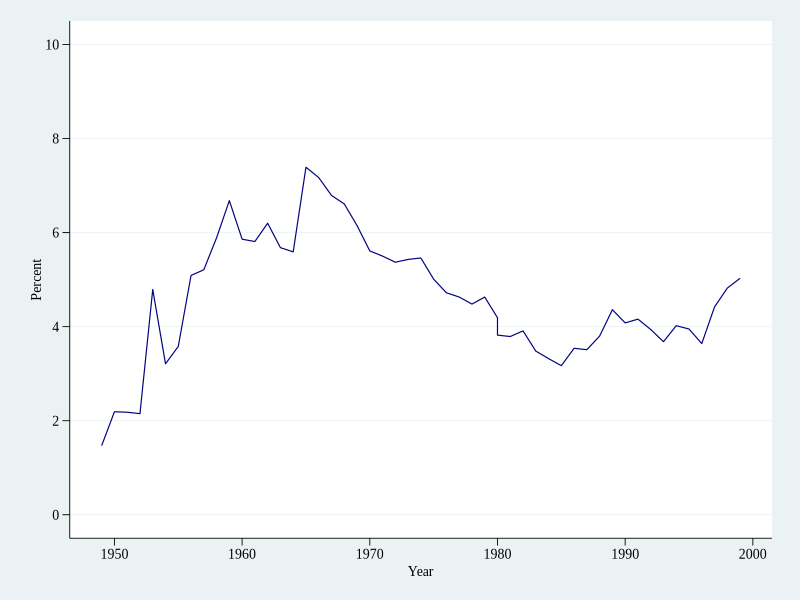
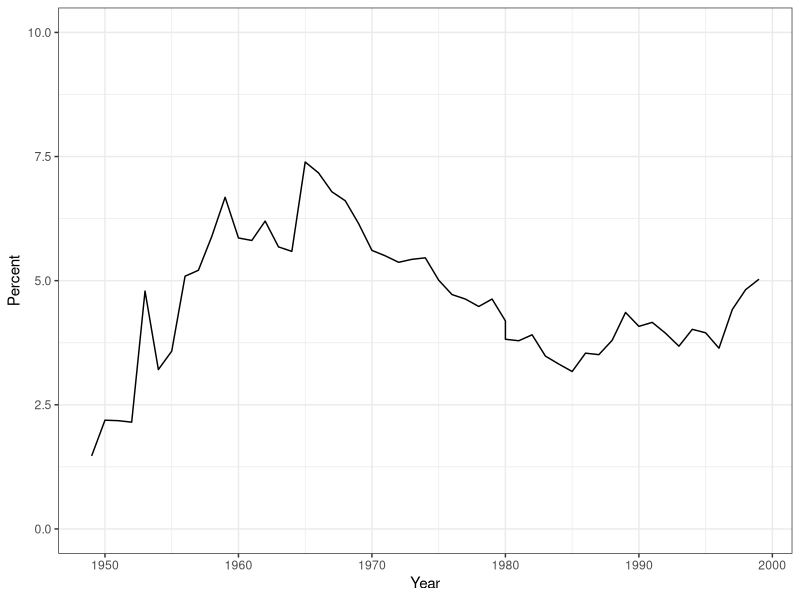
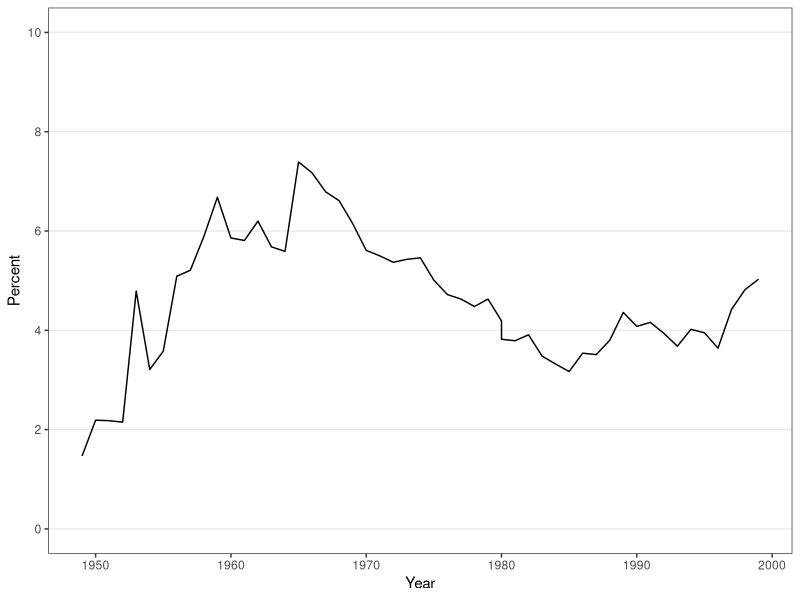
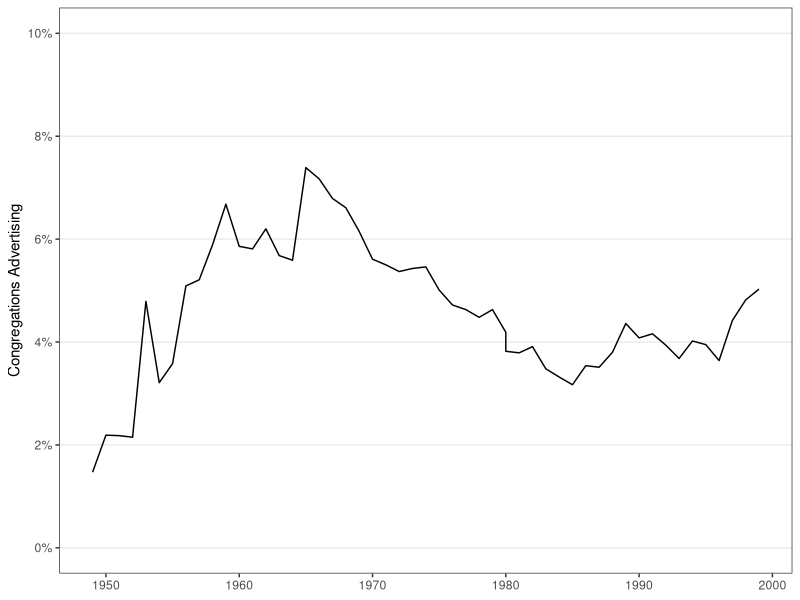
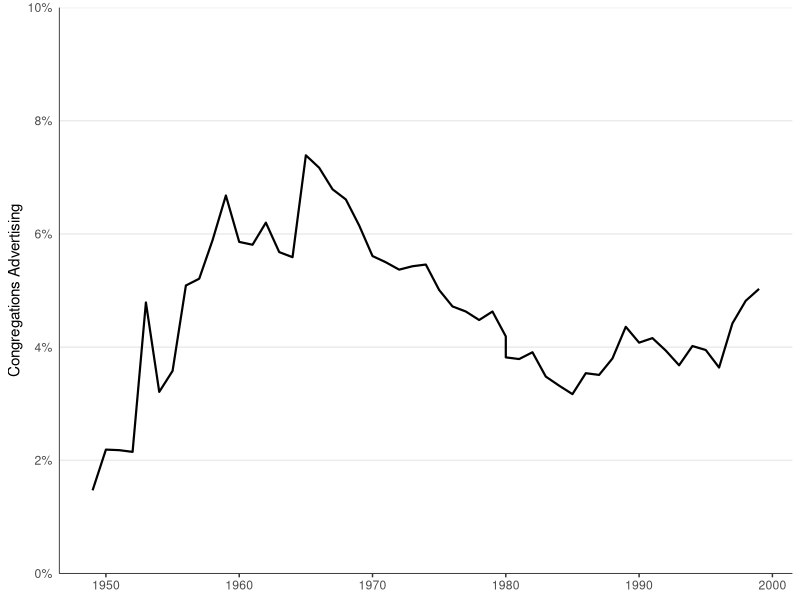
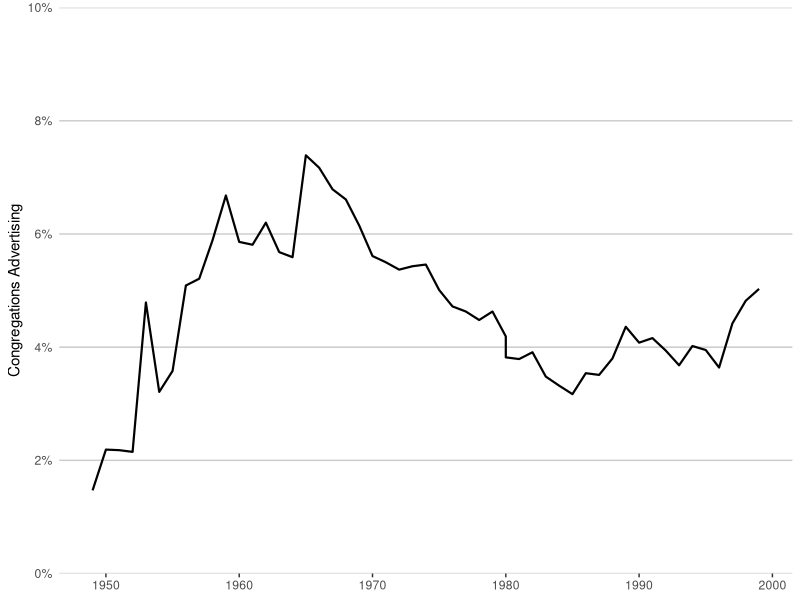
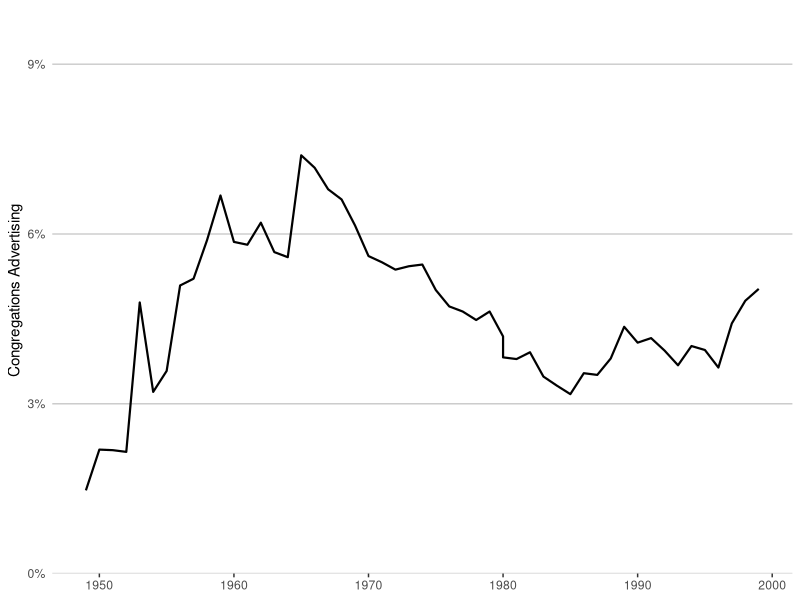
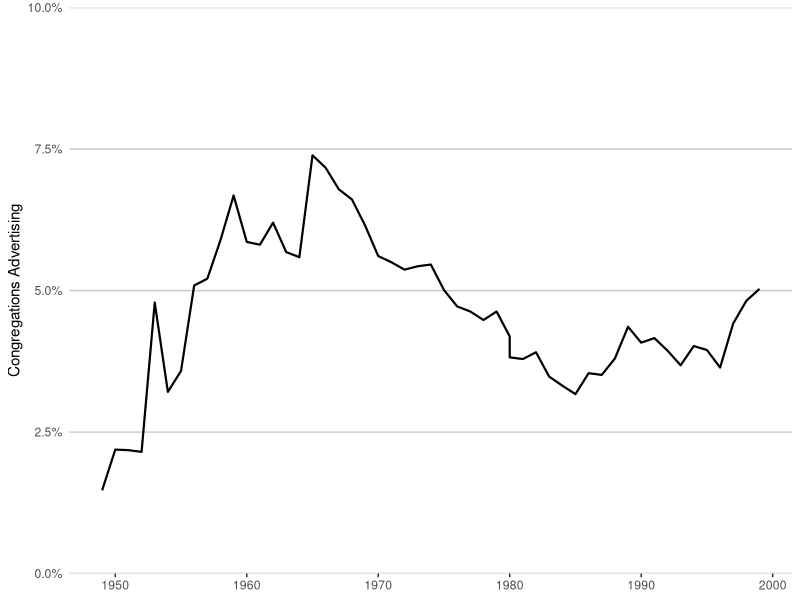

Source code (R) for these figures, in order:
## ---- chunk 1
knitr::opts_chunk$set(echo = TRUE, message=FALSE, warning=FALSE)
## ---- chunk 2
library(tidyverse)
library(ggthemes)
library(readxl)
library(ggbeeswarm)
library(ggpubr)
## ---- chunk 3
save_plots <- FALSE
## ---- chunk 4
congregations <- read_csv("lineplot.csv")
## ---- chunk 5
congregations %>%
  ggplot(aes(x=year, y=percent)) +
  geom_line(col="navyblue", linewidth=.4) + 
  scale_y_continuous(limits=c(0, 10),
                     breaks=seq(0,10,2)) +
  labs(y="Percent", 
       x="Year") +
  theme_stata() +
  theme(text = element_text(family="Times New Roman"),
        axis.text.y = element_text(angle=0),
        line = element_line(linewidth=.3))
## ---- chunk 6
congregations %>%
  ggplot(aes(x=year, y=percent)) +
  geom_line() +
  scale_y_continuous(limits=c(0,10)) +
  labs(y="Percent", 
       x="Year") +
  theme_bw()

if (save_plots) ggsave("line_rdefault.png", width=6, height=4)
## ---- chunk 7
p1_base <- congregations %>%
  ggplot(aes(x=year, y=percent)) +
  geom_line() +
  scale_y_continuous(limits=c(0,10),
                     breaks=seq(0,10,2)) +
  labs(y="Percent", 
       x="Year") +
  theme_bw() +
  theme(panel.grid.minor = element_blank(),
        panel.grid.major.x = element_blank())

p1_base

if (save_plots) ggsave(p1_base, filename="line1.png", width=6, height=4)
## ---- chunk 8
# start with the plot above and make some changes
p1_labels <- p1_base +
  scale_y_continuous(limits=c(0,10),
                     breaks=seq(0,10,2),
                     labels=scales::label_percent(scale = 1)) +
  labs(y="Congregations Advertising",
       x=NULL)

p1_labels
if (save_plots) ggsave(p1_labels, filename="line2.png", width=6, height=4)
## ---- chunk 9
p1_lines <- congregations %>%
  ggplot(aes(x=year, y=percent)) +
  # thicken the data line a bit
  geom_line(linewidth=0.75) +
  scale_y_continuous(limits=c(0,10),
                     breaks=seq(0,10,2),
                     labels=scales::label_percent(scale = 1),
                     # remove spacing at bottom
                     expand = c(0, NA)) +
  labs(y="Congregations Advertising",
       x=NULL) +
  theme_bw() +
  theme(panel.grid.minor = element_blank(),
        panel.grid.major.x = element_blank(),
        # remove borders
        panel.border = element_blank(),
        # remove tick marks separate from grid
        axis.ticks.y = element_blank())

p1_lines +
  theme(axis.line.y.left = element_line(linewidth=.25),
        axis.line.x.bottom = element_line(linewidth=.25))

if (save_plots) ggsave(filename="line3.png", width=6, height=4)

p1_lines +
  theme(panel.grid.major.y = element_line(color="gray80"))

if (save_plots) ggsave(filename="line4.png", width=6, height=4)

p1_lines +
  scale_y_continuous(limits=c(0,10),
                     breaks=seq(0,9,3),
                     labels=scales::label_percent(scale = 1),
                     expand = c(0, NA)) +
  theme(panel.grid.major.y = element_line(color="gray80"))

if (save_plots) ggsave(filename="line4b.png", width=6, height=4)

p1_lines +
  scale_y_continuous(limits=c(0,10),
                     breaks=seq(0,10,2.5),
                     labels=scales::label_percent(scale = 1),
                     expand = c(0, NA)) +
  theme(panel.grid.major.y = element_line(color="gray80"))

if (save_plots) ggsave(filename="line4c.png", width=6, height=4)



# reverse the grid lines
p1_lines +
  theme(panel.grid.minor = element_blank(),
        panel.grid.major.y = element_blank(),
        panel.grid.major.x = element_line(color="gray80"),
        axis.ticks.y = element_line(),
        axis.ticks.x = element_blank(),
        axis.line.y.left = element_line(linewidth=.25))

if (save_plots) ggsave(filename="line5.png", width=6, height=4)
## ---- chunk 10
p1_limits <- congregations %>%
  ggplot(aes(x=year, y=percent)) +
  geom_line(linewidth=0.75) +
  scale_y_continuous(limits=c(0, 10),
                     breaks=seq(0,10,2),
                     labels=scales::label_percent(scale = 1),
                     expand = c(0, NA)) +
  labs(y="Congregations Advertising",
       x=NULL) +
  theme_bw() +
  theme(panel.grid.minor = element_blank(),
        panel.grid.major.x = element_blank(),
        panel.border = element_blank(),
        axis.ticks.y = element_blank(),
        axis.line.y.left = element_line(linewidth=.4),
        axis.line.x.bottom = element_line(linewidth=.4))

p1_limits
if (save_plots) ggsave(filename="line6a.png", width=6, height=4)
## ---- chunk 11
p1_limits + 
  scale_y_continuous(limits=c(0, 8),
                     breaks=seq(0,10,2),
                     labels=scales::label_percent(scale = 1),
                     expand = c(0, NA))
  
if (save_plots) ggsave(filename="line6b.png", width=6, height=3.5)

if (save_plots) ggsave(filename="line6c.png", width=6, height=3)
  
if (save_plots) ggsave(filename="line6d.png", width=6, height=2.5)
  
if (save_plots) ggsave(filename="line6e.png", width=6, height=5)
## ---- chunk 12
congregations %>%
  ggplot(aes(x=year, y=percent)) +
  geom_line(linewidth=0.75) +
  scale_y_continuous(limits=c(0, 8),
                     breaks=seq(0,10,2),
                     labels=scales::label_percent(scale = 1),
                     expand = c(0, NA)) +
  labs(y="Congregations Advertising",
       x=NULL) +
  theme_bw() +
  theme(panel.grid.minor = element_blank(),
        panel.grid.major.x = element_blank(),
        panel.border = element_blank(),
        axis.ticks.y = element_blank(),
        axis.line.y.left = element_line(linewidth=.4),
        axis.line.x.bottom = element_line(linewidth=.4))

if (save_plots) ggsave(filename="line7a.png", width=6*.8, height=3.5*.8)
if (save_plots) ggsave(filename="line7b.png", width=6*.6, height=3.5*.6)
## ---- chunk 13
congregations %>%
  ggplot(aes(x=year, y=percent)) +
  geom_line(linewidth=0.75) +
  scale_y_continuous(limits=c(0, 8),
                     breaks=seq(0,10,2),
                     labels=scales::label_percent(scale = 1),
                     expand = c(0, NA)) +
  labs(y="Congregations Advertising",
       x=NULL) +
  theme_bw() +
  theme(panel.grid.minor = element_blank(),
        panel.grid.major.x = element_blank(),
        panel.border = element_blank(),
        axis.ticks.y = element_blank(),
        axis.line.y.left = element_line(linewidth=.4),
        axis.line.x.bottom = element_line(linewidth=.4),
        axis.title.y = element_text(size=10, color="gray40",
                                    margin=margin(r=10, unit="pt")),
        axis.text = element_text(size=10, color="gray40"))

if (save_plots) ggsave(filename="line8.png", width=6*.7, height=3.5*.7)
## ---- chunk 14
congregations %>%
  ggplot(aes(x=year, y=percent)) +
  geom_line(linewidth=0.5) +
  geom_point(size=.75) +
  scale_y_continuous(limits=c(0, 8),
                     breaks=seq(0,10,2),
                     labels=scales::label_percent(scale = 1),
                     expand = c(0, NA)) +
  labs(y="Congregations Advertising",
       x=NULL) +
  theme_bw() +
  theme(panel.grid.minor = element_blank(),
        panel.grid.major.x = element_blank(),
        panel.border = element_blank(),
        axis.ticks.y = element_blank(),
        axis.line.y.left = element_line(linewidth=.4),
        axis.line.x.bottom = element_line(linewidth=.4),
        axis.title.y = element_text(size=10, color="gray40",
                                    margin=margin(r=10, unit="pt")),
        axis.text = element_text(size=10, color="gray40"))

if (save_plots) ggsave(filename="line9a.png", width=6*.7, height=3.5*.7)
## ---- chunk 15
congregations %>%
  ggplot(aes(x=year, y=percent)) +
  geom_area(linewidth=0.75, fill="gray60") +
  scale_y_continuous(limits=c(0, 8),
                     breaks=seq(0,10,2),
                     labels=scales::label_percent(scale = 1),
                     expand = c(0, NA)) +
  labs(y="Congregations Advertising",
       x=NULL) +
  theme_bw() +
  theme(panel.grid.minor = element_blank(),
        panel.grid.major.x = element_blank(),
        panel.border = element_blank(),
        axis.ticks.y = element_blank(),
        axis.line.y.left = element_line(linewidth=.4),
        axis.line.x.bottom = element_line(linewidth=.4),
        axis.title.y = element_text(size=10, color="gray40",
                                    margin=margin(r=10, unit="pt")),
        axis.text = element_text(size=10, color="gray40"))

if (save_plots) ggsave(filename="line9b.png", width=6*.7, height=3.5*.7)
## ---- chunk 16
congregations %>%
  ggplot(aes(x=year, y=percent)) +
  geom_smooth(linewidth=0.75, color="gray70", se=FALSE) +
  geom_point(size=1) +
  scale_y_continuous(limits=c(0, 8),
                     breaks=seq(0,10,2),
                     labels=scales::label_percent(scale = 1),
                     expand = c(0, NA)) +
  labs(y="Congregations Advertising",
       x=NULL) +
  theme_bw() +
  theme(panel.grid.minor = element_blank(),
        panel.grid.major.x = element_blank(),
        panel.border = element_blank(),
        axis.ticks.y = element_blank(),
        axis.line.y.left = element_line(linewidth=.4),
        axis.line.x.bottom = element_line(linewidth=.4),
        axis.title.y = element_text(size=10, color="gray40",
                                    margin=margin(r=10, unit="pt")),
        axis.text = element_text(size=10, color="gray40"))

if (save_plots) ggsave(filename="line9c.png", width=6*.7, height=3.5*.7)
## ---- chunk 17
congregations %>%
  ggplot(aes(x=year, y=percent)) +
  geom_bar(fill="gray60", width=1, stat="identity", color="gray60") +
  scale_y_continuous(limits=c(0, 8),
                     breaks=seq(0,10,2),
                     labels=scales::label_percent(scale = 1),
                     expand = c(0, NA)) +
  labs(y="Congregations Advertising",
       x=NULL) +
  theme_bw() +
  theme(panel.grid.minor = element_blank(),
        panel.grid.major.x = element_blank(),
        panel.border = element_blank(),
        axis.ticks.y = element_blank(),
        axis.line.y.left = element_line(linewidth=.4),
        axis.line.x.bottom = element_line(linewidth=.4),
        axis.title.y = element_text(size=10, color="gray40",
                                    margin=margin(r=10, unit="pt")),
        axis.text = element_text(size=10, color="gray40"))

if (save_plots) ggsave(filename="line9d.png", width=6*.7, height=3.5*.7)
## ---- chunk 18
embryos <- read_excel("allele_data.xlsx")
## ---- chunk 19
embryos %>%
  mutate(titre = factor(titre)) %>%
  ggplot(aes(x=titre, y=percent, shape=titre)) +
  geom_bar(stat="summary", fun=mean, color="gray10", fill=c("gray40", "gray70"),
           width=.6) +
  geom_errorbar(stat="summary", fun.data = mean_sd, width=.2) +
  geom_quasirandom(size=2, width=.2, varwidth = TRUE) + 
  stat_compare_means(comparisons=list(c(1, 2)), 
                     label.y=90, method="t.test", label="p.signif",
                     symnum.args = list(cutpoints = c(0, 0.05, Inf), 
                                        symbols = c("****", "P>0.05"))) +
  scale_y_continuous(limits=c(0,100),
                     breaks=seq(0,100,20),
                     expand=c(0,NA),
                     name="% Targeted") +
  scale_x_discrete(labels=c(bquote(1~"x"~10^9), bquote(1~"x"~10^10)),
                   name="VGC/ml") +
  scale_shape_manual(values=c(19, 15)) +
  theme_minimal() + 
  theme(legend.position = "none",
        panel.grid = element_blank(),
        axis.line = element_line(),
        axis.ticks = element_line(),
        text = element_text(size=12, color="gray10", face="bold"),
        axis.text = element_text(size=12, color="gray10"))

if (save_plots) ggsave("means1.png", width=2.25, height=3)
## ---- chunk 20
embryos %>%
  mutate(titre = factor(titre)) %>%
  ggplot(aes(x=titre, y=percent, shape=titre)) +
  geom_quasirandom(size=1.5, width=.2, varwidth = TRUE, color="gray") + 
  geom_boxplot(color="black", width=.3, fill=NA) +
  stat_compare_means(comparisons=list(c(1, 2)), 
                     label.y=90, method="t.test", label="p.signif",
                     symnum.args = list(cutpoints = c(0, 0.05, Inf), 
                                        symbols = c("****", "P>0.05"))) +
  scale_y_continuous(limits=c(0,100),
                     breaks=seq(0,100,20),
                     expand=c(0,NA),
                     name="% Targeted") +
  scale_x_discrete(labels=c(bquote(1~"x"~10^9), bquote(1~"x"~10^10)),
                   name="VGC/ml") +
  scale_shape_manual(values=c(19, 15)) +
  theme_minimal() + 
  theme(legend.position = "none",
        panel.grid = element_blank(),
        axis.line = element_line(),
        axis.ticks = element_line(),
        text = element_text(size=12, color="gray10", face="bold"),
        axis.text = element_text(size=12, color="gray10"))

if (save_plots) ggsave("means2.png", width=2.25, height=3)
## ---- chunk 21
means <- embryos %>%
  mutate(titre = factor(titre)) %>%
  group_by(titre) %>%
  summarize(mean_se(percent, mult=1.96))
embryos %>%
  mutate(titre = factor(titre)) %>%
  ggplot(aes(x=titre, y=percent)) +
  geom_quasirandom(size=1.5, width=.2, varwidth = TRUE, color="gray60") + 
  geom_pointrange(data=means, aes(x=titre, y=y, ymin=ymin, ymax=ymax), 
                  size=1, linewidth=.75, shape=15, color="red") +
  stat_compare_means(comparisons=list(c(1, 2)), 
                     label.y=90, method="t.test", label="p.signif",
                     symnum.args = list(cutpoints = c(0, 0.05, Inf), 
                                        symbols = c("****", "P>0.05"))) +
  scale_y_continuous(limits=c(0,100),
                     breaks=seq(0,100,20),
                     expand=c(0,NA),
                     name="% Targeted") +
  scale_x_discrete(labels=c(bquote(1~"x"~10^9), bquote(1~"x"~10^10)),
                   name="VGC/ml") +
  theme_minimal() + 
  theme(legend.position = "none",
        panel.grid = element_blank(),
        axis.line = element_line(),
        axis.ticks = element_line(),
        text = element_text(size=12, color="gray10", face="bold"),
        axis.text = element_text(size=12, color="gray10"))

if (save_plots) ggsave("means3.png", width=2.25, height=3)
## ---- chunk 22
means <- embryos %>%
  mutate(titre = factor(titre)) %>%
  group_by(titre) %>%
  summarize(mean_se(percent, mult=1.96))
embryos %>%
  mutate(titre = factor(titre)) %>%
  ggplot(aes(x=titre, y=percent)) +
  geom_quasirandom(size=1.5, width=.2, varwidth = TRUE, color="gray60") + 
  geom_pointrange(data=means, aes(x=titre, y=y, ymin=ymin, ymax=ymax), 
                  size=1, linewidth=.75, shape=15, color="red") +
  stat_compare_means(comparisons=list(c(1, 2)), 
                     label.y=90, method="t.test", label="p.signif",
                     symnum.args = list(cutpoints = c(0, 0.05, Inf), 
                                        symbols = c("****", "P>0.05"))) +
  scale_y_continuous(limits=c(0,100),
                     breaks=seq(0,100,20),
                     expand=expansion(add=c(3,0)),
                     name="% Targeted") +
  scale_x_discrete(labels=c(bquote(1~"x"~10^9), bquote(1~"x"~10^10)),
                   name="VGC/ml") +
  theme_minimal() + 
  theme(legend.position = "none",
        panel.grid = element_blank(),
        axis.line.y = element_line(),
        axis.ticks.y = element_line(),
        text = element_text(size=12, color="gray10", face="bold"),
        axis.text = element_text(size=12, color="gray10"))

if (save_plots) ggsave("means4.png", width=2.25, height=3)
## ---- chunk 23
means <- embryos %>%
  mutate(titre = factor(titre)) %>%
  group_by(titre) %>%
  summarize(mean_se(percent, mult=1.96))
embryos %>%
  mutate(titre = factor(titre)) %>%
  ggplot(aes(x=titre, y=percent)) +
  geom_beeswarm(cex=3, color="gray60", side=-1) + 
  geom_pointrange(data=means, aes(x=c(1.17, 2.17), y=y, ymin=ymin, ymax=ymax), 
                  size=.75, linewidth=.75, shape=15, color="red") +
    stat_compare_means(comparisons=list(c(1, 2)), 
                       label.y=85, method="t.test", label="p.signif",
                       size=3, 
                     symnum.args = list(cutpoints = c(0, 0.05, Inf), 
                                        symbols = c("****", "Mean Difference\np-value > 0.05"))) +
  scale_y_continuous(limits=c(0,100),
                     breaks=seq(0,100,20),
                     expand=expansion(add=c(3,0)),
                     labels=scales::label_percent(scale=1),
                     name="Per Embryo Knock-in Efficiency") +
  scale_x_discrete(labels=c(bquote(1~"x"~10^9), bquote(1~"x"~10^10)),
                   name="VGC/ml") +
  coord_cartesian(clip="off") +
  theme_minimal() + 
  theme(legend.position = "none",
        panel.grid = element_blank(),
        axis.line.y = element_line(linewidth=.3),
        axis.ticks.y = element_line(),
        text = element_text(size=10, color="gray10"),
        axis.text = element_text(size=10, color="gray10"))

if (save_plots) ggsave("means5.png", width=2.25, height=3)
## ---- chunk 24
means <- embryos %>%
  mutate(titre = factor(titre)) %>%
  group_by(titre) %>%
  summarize(mean_se(percent, mult=1.96))
embryos %>%
  mutate(titre = fct_rev(factor(titre))) %>%
  ggplot(aes(x=titre, y=percent)) +
  geom_beeswarm(cex=4, color="gray60", side=0) + 
  geom_pointrange(data=means, aes(x=c(1.75, .75), 
                                  y=y, ymin=ymin, ymax=ymax), 
                  size=.75, linewidth=.75, shape=15, color="red") +
    stat_compare_means(comparisons=list(c(1, 2)), label.y=85,
                       method="t.test", label="p.signif",
                       size=3, angle=0, hide.ns = TRUE) +
  annotate("text", x=1.5, y=92, label="Mean difference\np-value > 0.05",
           size=3, hjust=0) +
  scale_y_continuous(limits=c(0,100),
                     breaks=seq(0,100,20),
                     expand=c(0,NA),
                     labels=scales::label_percent(scale=1),
                     name="Per Embryo Knock-in Efficiency") +
  scale_x_discrete(labels=c(bquote(1~"x"~10^10), bquote(1~"x"~10^9)),
                   name="VGC/ml") +
  coord_flip(clip="off") +
  theme_minimal() + 
  theme(legend.position = "none",
        plot.margin = margin(l=.5,r=2,b=.2, unit="cm"),
        panel.grid = element_blank(),
        axis.line.x = element_line(linewidth=.3),
        axis.ticks.x = element_line(),
        text = element_text(size=10, color="gray10"),
        axis.text = element_text(size=10, color="gray10"),
        axis.text.y = element_text(hjust=0, margin=margin(r=8, unit="pt")),
        axis.title.x = element_text(vjust=0))

if (save_plots) ggsave("means6.png", width=4*1.25, height=1.75*1.25)
## ---- chunk 25
alleles <- read_excel("allele_data.xlsx", sheet=2)
## ---- chunk 26
alleles_wide <- pivot_wider(alleles, names_from=titre, values_from=percent,
                            names_prefix="c")
alleles %>%
  mutate(titre = factor(titre),
         allele = factor(allele, levels=c("GMAF", "GMAG", "GMAJ", "GMAN", 
                                          "GMAW", "GMAZ", "IRCG", "GMAL", "RLEB"))) %>%
  ggplot(aes(x=titre, y=percent, color=allele)) +
  geom_point() +
  geom_segment(data = alleles_wide, mapping=aes(x=1, xend=2, y=c9, yend=c10, color=allele)) +
  scale_x_discrete(labels=c(bquote(1~"x"~10^9), bquote(1~"x"~10^10)),
                   name="VGC/ml") +
  scale_y_continuous(limits = c(0,50), expand=c(0, NA),
                     name="% Targeted") +
  scale_color_manual(name=NULL, values=c("blue", "red", "green", "black",
                                        "darkblue", "purple", "darkred", "gold", "lightblue")) +
  coord_cartesian(clip="off") +
  guides(color=guide_legend(ncol=2)) +
  theme_minimal() +
  theme(legend.position = "inside",
        legend.position.inside = c(.25, .9),
        panel.grid = element_blank(),
        plot.margin = margin(t=.5, unit="in"),
        axis.line = element_line(),
        axis.ticks.y = element_line(),
        text = element_text(size=12, color="gray10"),
        axis.text = element_text(size=12, color="gray10", face="bold"),
        axis.title = element_text(size=12, color="gray10", face="bold"),
        legend.key.height = unit(12, "pt"),
        legend.text = element_text(size=9, face="bold"))

if (save_plots) ggsave("slope1.png", width=4, height=3.5)
## ---- chunk 27
alleles_wide <- pivot_wider(alleles, names_from=titre, values_from=percent,
                            names_prefix="c")
alleles %>%
  mutate(titre = factor(titre),
         allele = factor(allele, levels=c("GMAF", "GMAG", "GMAJ", "GMAN", 
                                          "GMAW", "GMAZ", "IRCG", "GMAL", "RLEB"))) %>%
  ggplot(aes(x=titre, y=percent, color=allele)) +
  geom_point() +
  geom_segment(data = alleles_wide, 
               mapping=aes(x=1, xend=2, y=c9, yend=c10, color=allele)) +
  geom_text(data = alleles_wide, aes(label=allele, x=2.2, y=c10),
            position = position_nudge(y = c(-1,0,0,0,0,1,0,0,-2)),
            size=3.5) +
  scale_x_discrete(labels=c(bquote(1~"x"~10^9), bquote(1~"x"~10^10)),
                   name="VGC/ml", expand=expansion(add=.2)) +
  scale_y_continuous(limits = c(0,50), expand=c(0, NA),
                     name="Per Allele Knock-in Efficiency",
                     labels=scales::label_percent(scale=1)) +
  scale_color_manual(name=NULL, values=c("blue", "red", "green", "black",
                                        "darkblue", "purple", "darkred", "gold", "lightblue")) +
  coord_cartesian(clip="off") +
  theme_minimal() +
  theme(legend.position="none",
        panel.grid = element_blank(),
        plot.margin = margin(t=.1, r=.5, unit="in"),
        axis.line.y = element_line(),
        axis.ticks.y = element_line(),
        axis.text.x = element_text(margin=margin(t=10, unit="pt")),
        text = element_text(size=12, color="gray10"),
        axis.text = element_text(size=12, color="gray10", face="bold"),
        axis.title = element_text(size=12, color="gray10", face="bold"))

if (save_plots) ggsave("slope2.png", width=3, height=3.5)
## ---- chunk 28
alleles_wide <- pivot_wider(alleles, names_from=titre, values_from=percent,
                            names_prefix="c") %>%
  mutate(increase = c10 > c9)
alleles <- alleles %>%
  mutate(titre = factor(titre)) %>%
  left_join(select(alleles_wide, allele, increase), by="allele")

alleles_wide %>%
  ggplot(aes(color=increase)) +
  geom_point(data = alleles, aes(x=titre, y=percent)) +
  geom_segment(data = alleles_wide, mapping=aes(x=1, xend=2, y=c9, yend=c10, color=increase)) +
  geom_text(data = alleles_wide, aes(label=allele, x=2.25, y=c10),
            position = position_nudge(y = c(-1,0,0,0,0,1,0,0,-2)),
            size=3.7) +
  scale_x_discrete(labels=c(bquote(1~"x"~10^9), bquote(1~"x"~10^10)),
                   name="VGC/ml", expand=expansion(add=.2)) +
  scale_y_continuous(limits = c(0,50), expand=c(0, NA),
                     name="Per Allele Knock-in Efficiency",
                     labels=scales::label_percent(scale=1)) +
  scale_color_manual(name=NULL, values=c("gray70", "darkred")) +
  coord_cartesian(clip="off") +
  theme_minimal() +
  theme(legend.position="none",
        panel.grid = element_blank(),
        plot.margin = margin(t=.1, r=.5, l=.2, unit="in"),
        axis.line.y = element_line(),
        axis.ticks.y = element_line(),
        axis.text.x = element_text(margin=margin(t=10, unit="pt")),
        text = element_text(size=12, color="gray10"),
        axis.text = element_text(size=12, color="gray10"),
        axis.title = element_text(size=12, color="gray10"),
        axis.title.y = element_text(margin=margin(r=10, unit="pt")))

if (save_plots) ggsave("slope3.png", width=3, height=3.5)
## ---- chunk 29
salary <- read_csv("salary_counts.csv")
## ---- chunk 30
ggplot(salary, 
       aes(x=salary_group, y=count)) +
  geom_col(width=.8, fill = "gray40") +
  scale_x_continuous(limits=c(.5,21),
                     breaks=1:20,
                     labels=ifelse(1:20 %% 2 == 1, 1:20, ""),
                     expand=c(0,NA)) +
  scale_y_continuous(limits=c(0,35000),
                     breaks=seq(0,35000, 5000),
                     labels=ifelse(seq(0,35000, 5000) %% 10000 == 0, seq(0,35000, 5000), "")) +
  geom_vline(xintercept=9.5, color="red", linetype="dotted") +
  annotate("text",
           x=c(2, 13),
           y=c(35000, 35000),
           label=c("1-9 managed by Nairobi", "10-20 managed by localities"),
           size=2.8, hjust=0) +
  labs(y="Frequency",
       x="Salary group") +
  theme_bw() +
  theme(panel.grid = element_blank(),
        axis.text.y = element_text(angle=90, hjust=.5),
        axis.text = element_text(color="black", size=10),
        axis.title = element_text(color="black", size=10),
        line = element_line(color="black"))

if (save_plots) ggsave("bar1a.png", width=6, height=6/1.6)
## ---- chunk 31
ggplot(salary, 
       aes(x=salary_group, y=count)) +
  geom_col(width=.9) +
  geom_vline(xintercept=9.5, color="red", linetype="dotted") +
  annotate("text",
           x=c(2, 13),
           y=c(35000, 35000),
           label=c("1-9 managed by Nairobi", "10-20 managed by localities"),
           size=2.8, hjust=0) +
  labs(y="Frequency",
       x="Salary group") +
  theme_bw() +
  theme(panel.grid = element_blank())

## ---- chunk 32
ggplot(salary, 
       aes(x=salary_group, y=count)) +
  geom_col(width=.8, fill=c(rep("gray30", 8), rep("gray70", 11))) +
  scale_x_continuous(breaks = 2:20,
                     expand=c(0,NA)) +
  scale_y_continuous(expand=c(0,NA),
                     labels = scales::label_comma()) +
  geom_vline(xintercept=9.5, color="red", linetype="dotted") +
  annotate("text",
           x=c(5, 12.5),
           y=c(25000, 25000),
           label=c("High salary groups\nmanaged by Nairobi", 
                   "Low salary groups\nmanaged by localities"),
           size=3, hjust=0.5) +
  labs(y="Number of Bureaucrats",
       x="Salary Group") +
  theme_minimal() +
  theme(panel.grid.minor = element_blank(),
        panel.grid.major.x = element_blank(),
        axis.text = element_text(size=10, color="gray10"),
        axis.title = element_text(size=10, color="gray10"))

if (save_plots) ggsave("bar2.png", width=6, height=6/1.6)
## ---- chunk 33
ggplot(salary, 
       aes(x=salary_group, y=count)) +
  geom_col(width=.8, fill=c(rep("gray30", 8), rep("gray70", 11))) +
  scale_x_continuous(breaks = 2:20) +
  scale_y_continuous(expand=c(0,NA),
                     breaks=c(0,10000,20000,30000),
                     labels = scales::label_comma()) +
  coord_cartesian(clip="off") +
  annotate("text",
           x=c(5.5, 15.5),
           y=c(33000, 33000),
           label=c("High salary groups\nmanaged by Nairobi", 
                   "Low salary groups\nmanaged by localities"),
           size=3, hjust=0.5, vjust=0) +
  annotate("segment",
           x=c(1.7, 9.7), xend=c(9.3, 20.3),
           y=c(32500,32500), yend=c(32500,32500),
           linewidth=.25) +
  labs(y="Number of Bureaucrats",
       x="Salary Group") +
  theme_minimal() +
  theme(panel.grid = element_blank(),
        axis.line.y = element_line(linewidth=.25),
        axis.ticks.y = element_line(linewidth=.25),
        axis.text = element_text(size=10, color="gray10"),
        axis.title = element_text(size=10, color="gray10"),
        plot.margin = margin(t=1, unit="cm"))

if (save_plots) ggsave("bar3.png", width=6, height=6/1.6)
## ---- chunk 34
ggplot(salary, 
       aes(x=salary_group, y=count)) +
  geom_col(width=.8, fill=c(rep("gray30", 8), rep("gray70", 11))) +
  scale_x_reverse(breaks = 2:20,
                     expand=c(0,NA)) +
  scale_y_continuous(expand=c(0,NA), breaks=c(0,15000,30000),
                     labels = scales::label_comma()) +
  annotate("text",
           x=c(5, 11.5),
           y=c(19000,19000),
           color=c("gray30", "gray60"),
           label=c("High salary groups\nmanaged by Nairobi\n(5% of positions)", 
                   "Low salary groups\nmanaged by localities\n(95% of positions)"),
           size=3, hjust=0.5) +
  coord_flip(clip="off") +
  labs(y="Number of Bureaucrats",
       x="Salary Group") +
  theme_minimal() +
  theme(panel.grid = element_blank(),
        plot.margin = margin(r=.1, unit="in"),
        axis.ticks.x = element_line(linewidth=.25),
        axis.text = element_text(size=10, color="gray10"),
        axis.title = element_text(size=10, color="gray10"),
        axis.title.x = element_text(margin=margin(t=10, unit="pt")))

if (save_plots) ggsave("bar4.png", width=2.5, height=4.5)
## ---- chunk 35
zoo_long_table <- tribble(~animal, ~year, ~count,
                          "Bears", 2022, 4,
                          "Bears", 2023, 6,
                          "Turtles", 2022, 10,
                          "Turtles", 2023, 8,
                          "Parrots", 2022, 3,
                          "Parrots", 2023, 7)

zoo_table_year_columns <- pivot_wider(zoo_long_table,
                                      names_from=year,
                                      values_from=count)

zoo_table_animal_columns <- pivot_wider(zoo_long_table, 
                                        names_from=animal, 
                                        values_from=count)

zoo_long_individual <- data.frame(animal=c(rep("Bears", 10),
                                           rep("Turtles", 18),
                                           rep("Parrots", 10)),
                                  year=c(rep(2022, 4), rep(2023, 6),
                                         rep(2022, 10), rep(2023, 8),
                                         rep(2022, 3), rep(2023, 7)))
